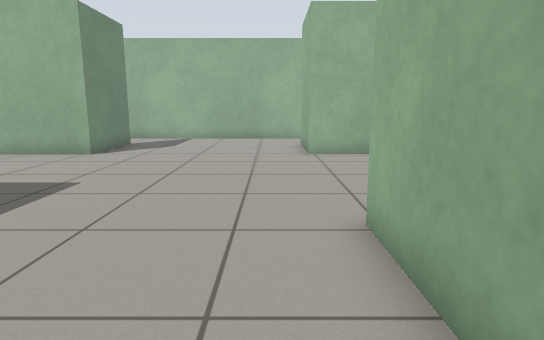
View 1 (above)

18 first-person views from a walk through a world built for the Gazebo simulator. The camera is 0.8 m above the floor, tilts 10° down and sees 75° across. The floor is counted in squares, 0.5 m on a side. Each view is taken from the middle of a square. On the plan, view 1 faces up. The plan holds only what a view shows up to about 16 squares ahead; the rest is blank.

View 2
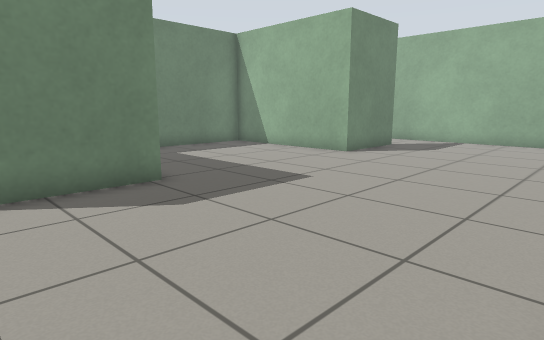

View 3
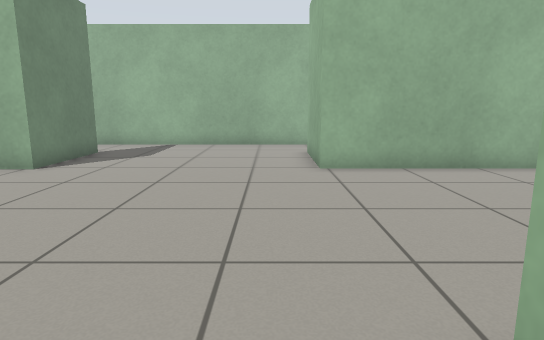

View 4
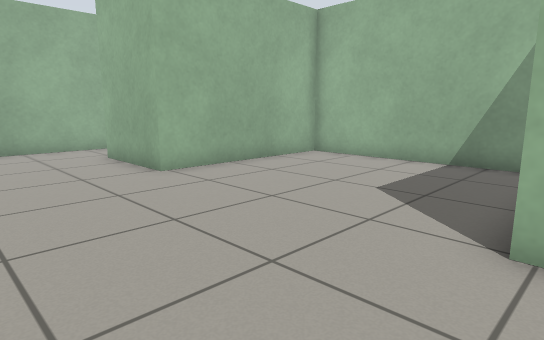

View 5
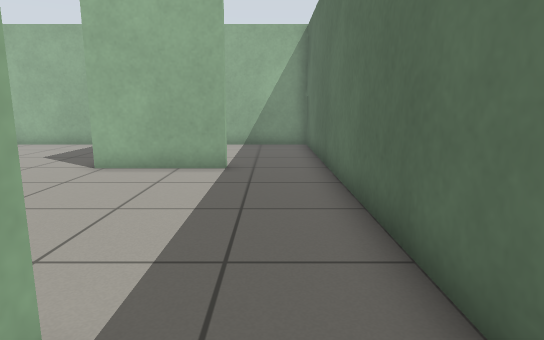

View 6
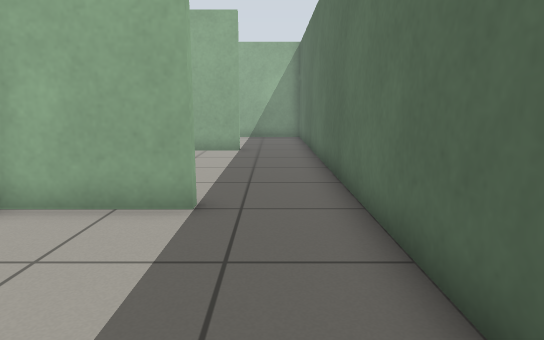

View 7
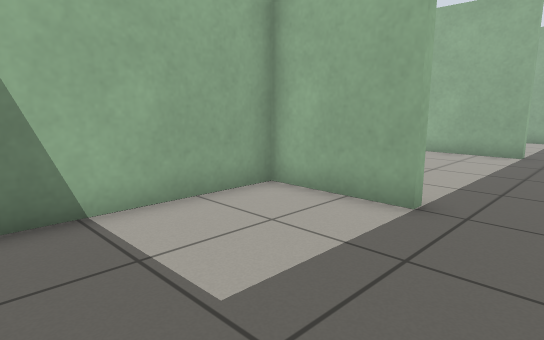

View 8
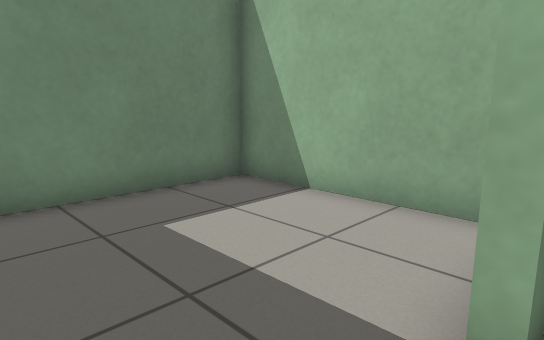

View 9
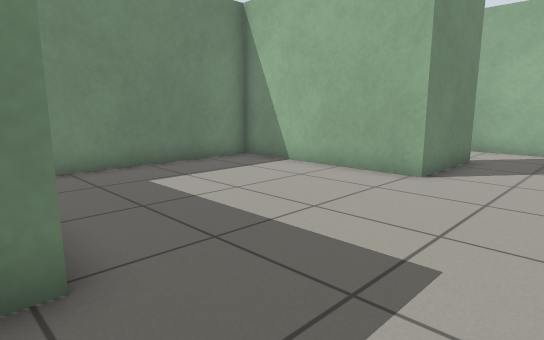

View 10
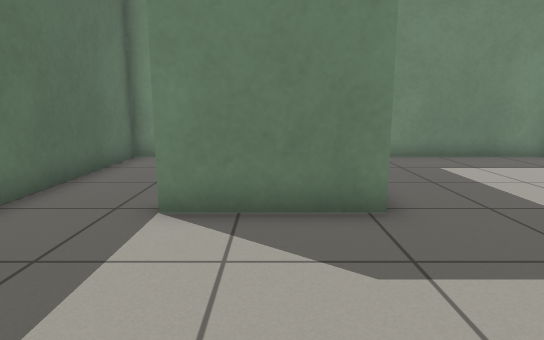

View 11
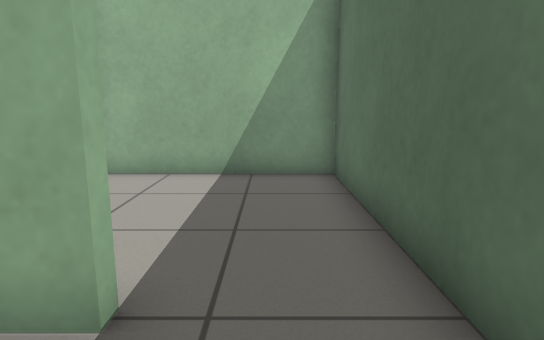

View 12
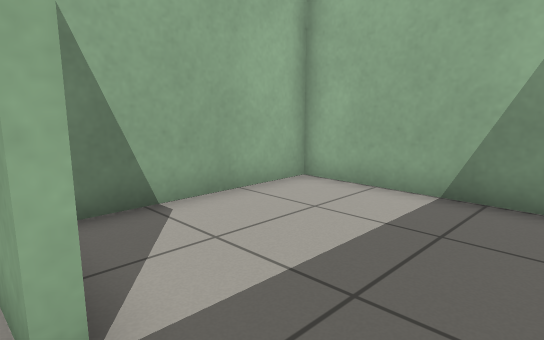

View 13
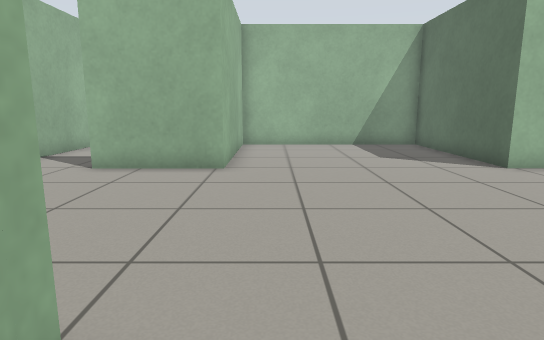

View 14
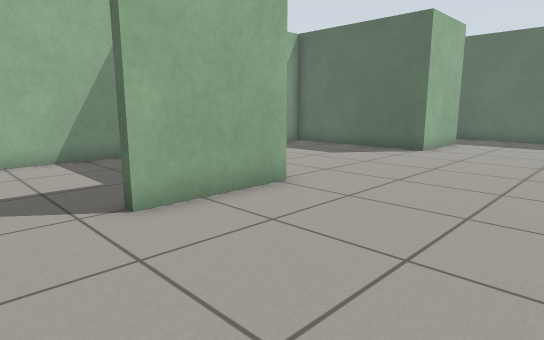

View 15
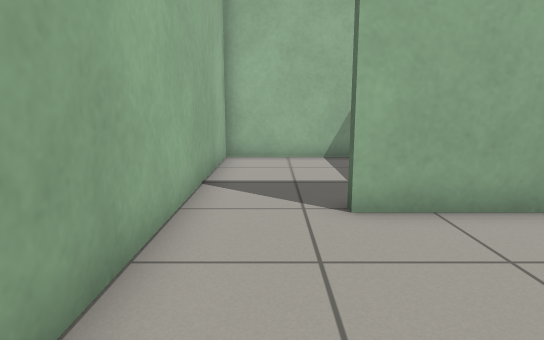

View 16
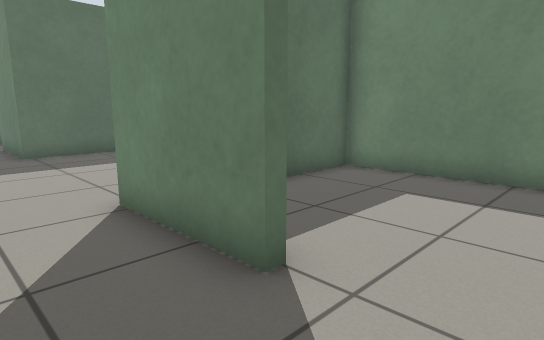

View 17
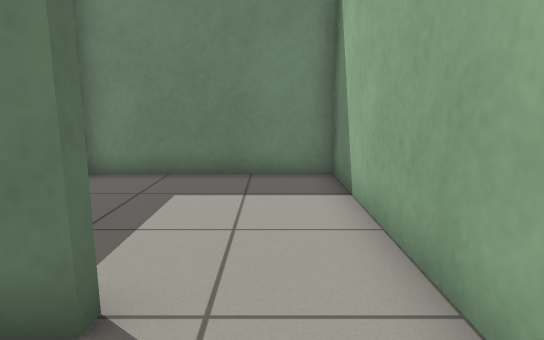

View 18
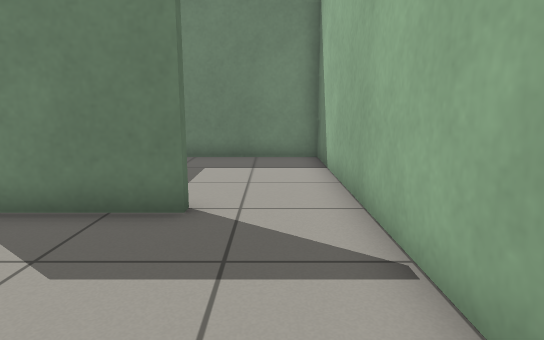

### Floor plan
Ten units are one square. View 1 is at (0, 0); x grows to the right and y downward. Boxes are objects, and circles mark ways between rooms. Rooms are numbered by the first view taken in them; rooms with no view inside come last. Other rooms are left out.
<svg viewBox="-130 -190 210 210">
<path fill="none" stroke="#000" d="M-63 -158 -63 -122 -125 -122 -125 -61M-91 -47 -63 -47 -63 -13M13 -11 13 -47 75 -47 75 -122 13 -122 13 -159M15 -185 -65 -185M-65 15 15 15M-66 -13 -66 -44 -125 -44 -125 15 -65 15M15 15 75 15 75 -44 24 -44M-65 -185 -125 -185 -125 -125 -100 -125M75 -134 75 -185 15 -185"/>
<circle cx="-60" cy="0" r="3" fill="#2a7"/>
<circle cx="20" cy="0" r="3" fill="#2a7"/>
<circle cx="-60" cy="-170" r="3" fill="#2a7"/>
<circle cx="20" cy="-175" r="3" fill="#2a7"/>
<text x="-20" y="-90">1</text>
<text x="-100" y="-20">2</text>
<text x="50" y="-10">3</text>
<text x="-100" y="-160">4</text>
<text x="50" y="-160">5</text>
</svg>
Room 1 opens to room 2. Room 1 opens to room 3. Room 1 opens to room 4. Room 1 opens to room 5.

Where each view was taken, in squares from view 1:
view 1: 0 up, 0 right, facing up
view 2: 1 up, 1 right, facing up-left
view 3: 3 up, 0 right, facing up
view 4: 4 up, 3 left, facing up-right
view 5: 0 up, 8 left, facing right
view 6: 0 up, 12 left, facing right
view 7: 1 down, 12 left, facing up-right
view 8: 1 down, 6 left, facing up-left
view 9: 4 up, 3 left, facing up-left
view 10: 3 up, 1 left, facing left
view 11: 0 up, 1 left, facing right
view 12: 1 down, 1 right, facing up-right
view 13: 11 up, 8 left, facing right
view 14: 18 up, 4 left, facing down-right
view 15: 17 up, 4 left, facing right
view 16: 18 up, 4 left, facing down-left
view 17: 17 up, 4 left, facing left
view 18: 17 up, 1 left, facing left
